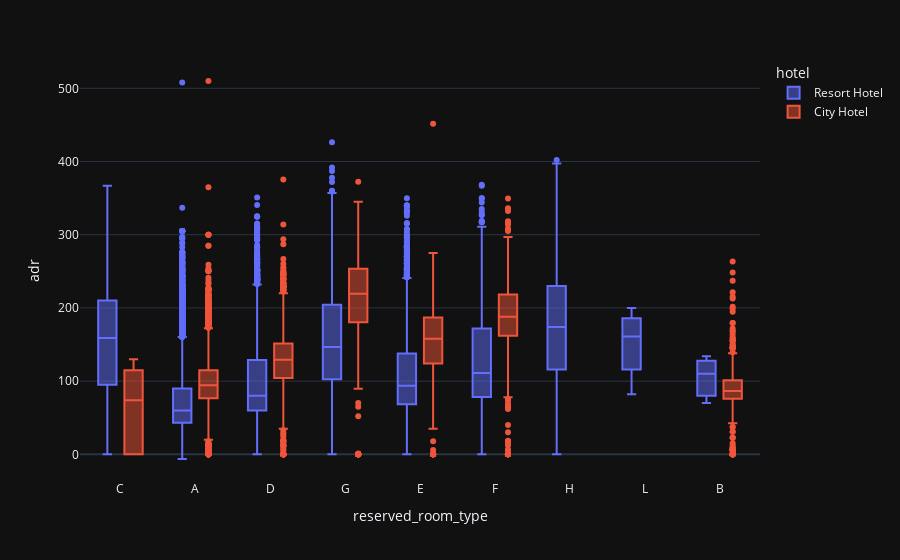

The cell this chart's notebook holds for it:
### Code cell
data=df[df['is_canceled'] == '0']
px.box(data_frame = data , x = 'reserved_room_type' , y= 'adr' , color='hotel' , template='plotly_dark')

### Figure 1 — Plotly figure (JSON) as saved in the notebook; plotly's stock layout.template omitted (floating-point values rounded to 4 significant figures; data arrays with more than 128 entries replaced by an {"elided": "..."} marker saying what was removed)
{"data": [{"alignmentgroup": "True", "hovertemplate": "hotel=Resort Hotel<br>reserved_room_type=%{x}<br>adr=%{y}<extra></extra>", "legendgroup": "Resort Hotel", "marker": {"color": "#636efa"}, "name": "Resort Hotel", "notched": false, "offsetgroup": "Resort Hotel", "orientation": "v", "showlegend": true, "type": "box", "x": {"elided": "28519 str values"}, "x0": " ", "xaxis": "x", "y": {"elided": "28519 float values"}, "y0": " ", "yaxis": "y"}, {"alignmentgroup": "True", "hovertemplate": "hotel=City Hotel<br>reserved_room_type=%{x}<br>adr=%{y}<extra></extra>", "legendgroup": "City Hotel", "marker": {"color": "#EF553B"}, "name": "City Hotel", "notched": false, "offsetgroup": "City Hotel", "orientation": "v", "showlegend": true, "type": "box", "x": {"elided": "46226 str values"}, "x0": " ", "xaxis": "x", "y": {"elided": "46226 float values"}, "y0": " ", "yaxis": "y"}], "layout": {"boxmode": "group", "legend": {"title": {"text": "hotel"}, "tracegroupgap": 0}, "margin": {"t": 60}, "xaxis": {"anchor": "y", "domain": [0, 1], "title": {"text": "reserved_room_type"}}, "yaxis": {"anchor": "x", "domain": [0, 1], "title": {"text": "adr"}}}}
